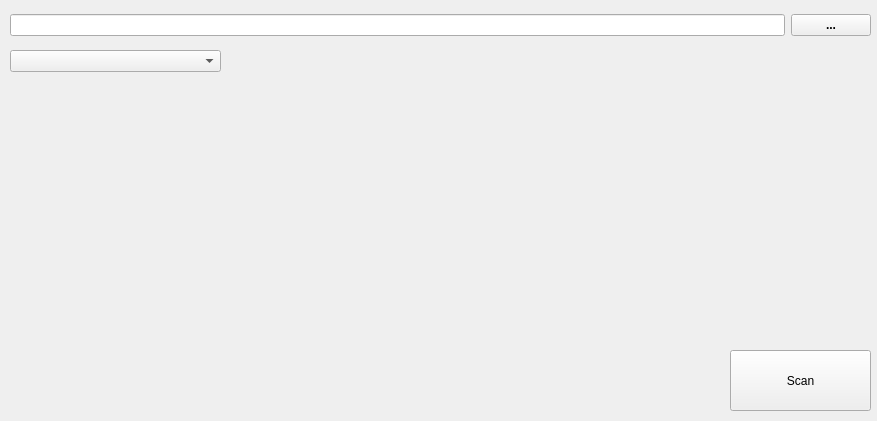
<?xml version="1.0" encoding="UTF-8"?>
<ui version="4.0">
 <class>XScanSortWidget</class>
 <widget class="QWidget" name="XScanSortWidget">
  <property name="geometry">
   <rect>
    <x>0</x>
    <y>0</y>
    <width>877</width>
    <height>421</height>
   </rect>
  </property>
  <property name="windowTitle">
   <string>Form</string>
  </property>
  <widget class="QPushButton" name="pushButtonScan">
   <property name="geometry">
    <rect>
     <x>730</x>
     <y>350</y>
     <width>141</width>
     <height>61</height>
    </rect>
   </property>
   <property name="text">
    <string>Scan</string>
   </property>
  </widget>
  <widget class="QComboBox" name="comboBoxFlags">
   <property name="geometry">
    <rect>
     <x>10</x>
     <y>50</y>
     <width>211</width>
     <height>22</height>
    </rect>
   </property>
  </widget>
  <widget class="QWidget" name="">
   <property name="geometry">
    <rect>
     <x>10</x>
     <y>10</y>
     <width>861</width>
     <height>31</height>
    </rect>
   </property>
   <layout class="QHBoxLayout" name="horizontalLayout">
    <item>
     <widget class="QLineEdit" name="lineEditDirectoryName"/>
    </item>
    <item>
     <widget class="QPushButton" name="pushButtonOpenDirectory">
      <property name="font">
       <font>
        <bold>true</bold>
       </font>
      </property>
      <property name="text">
       <string>...</string>
      </property>
     </widget>
    </item>
   </layout>
  </widget>
 </widget>
 <resources/>
 <connections/>
</ui>
